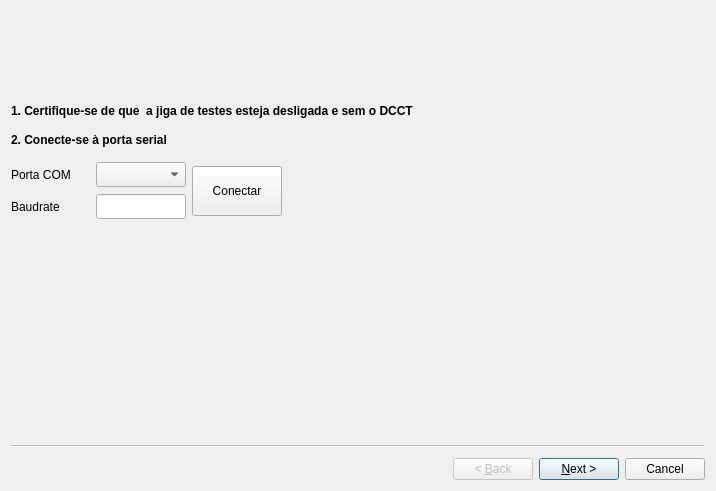
<?xml version="1.0" encoding="UTF-8"?>
<ui version="4.0">
 <class>Wizard</class>
 <widget class="QWizard" name="Wizard">
  <property name="geometry">
   <rect>
    <x>0</x>
    <y>0</y>
    <width>716</width>
    <height>491</height>
   </rect>
  </property>
  <property name="windowTitle">
   <string>Teste de DCCT</string>
  </property>
  <property name="wizardStyle">
   <enum>QWizard::ClassicStyle</enum>
  </property>
  <widget class="QWizardPage" name="PageIntro">
   <widget class="QLabel" name="label">
    <property name="geometry">
     <rect>
      <x>0</x>
      <y>80</y>
      <width>613</width>
      <height>40</height>
     </rect>
    </property>
    <property name="font">
     <font>
      <weight>75</weight>
      <bold>true</bold>
     </font>
    </property>
    <property name="text">
     <string>1. Certifique-se de que  a jiga de testes esteja desligada e sem o DCCT</string>
    </property>
   </widget>
   <widget class="QLabel" name="label_3">
    <property name="geometry">
     <rect>
      <x>0</x>
      <y>0</y>
      <width>70</width>
      <height>70</height>
     </rect>
    </property>
    <property name="maximumSize">
     <size>
      <width>70</width>
      <height>70</height>
     </size>
    </property>
    <property name="text">
     <string/>
    </property>
    <property name="pixmap">
     <pixmap>images/sirius_logo.jpeg</pixmap>
    </property>
   </widget>
   <widget class="QWidget" name="layoutWidget_2">
    <property name="geometry">
     <rect>
      <x>0</x>
      <y>150</y>
      <width>271</width>
      <height>60</height>
     </rect>
    </property>
    <layout class="QHBoxLayout" name="horizontalLayout_3">
     <item>
      <layout class="QGridLayout" name="gridLayout_2">
       <item row="0" column="0">
        <widget class="QLabel" name="label_16">
         <property name="text">
          <string>Porta COM</string>
         </property>
        </widget>
       </item>
       <item row="0" column="1">
        <widget class="QComboBox" name="comboComPort">
         <property name="minimumSize">
          <size>
           <width>90</width>
           <height>25</height>
          </size>
         </property>
         <property name="maximumSize">
          <size>
           <width>90</width>
           <height>25</height>
          </size>
         </property>
        </widget>
       </item>
       <item row="1" column="0">
        <widget class="QLabel" name="label_17">
         <property name="text">
          <string>Baudrate</string>
         </property>
        </widget>
       </item>
       <item row="1" column="1">
        <widget class="QLineEdit" name="leBaudrate">
         <property name="minimumSize">
          <size>
           <width>90</width>
           <height>25</height>
          </size>
         </property>
         <property name="maximumSize">
          <size>
           <width>90</width>
           <height>25</height>
          </size>
         </property>
        </widget>
       </item>
      </layout>
     </item>
     <item>
      <widget class="QPushButton" name="pbConnectSerialPort">
       <property name="minimumSize">
        <size>
         <width>90</width>
         <height>50</height>
        </size>
       </property>
       <property name="maximumSize">
        <size>
         <width>90</width>
         <height>50</height>
        </size>
       </property>
       <property name="text">
        <string>Conectar</string>
       </property>
      </widget>
     </item>
    </layout>
   </widget>
   <widget class="QLabel" name="label_18">
    <property name="geometry">
     <rect>
      <x>0</x>
      <y>120</y>
      <width>201</width>
      <height>17</height>
     </rect>
    </property>
    <property name="font">
     <font>
      <weight>75</weight>
      <bold>true</bold>
     </font>
    </property>
    <property name="text">
     <string>2. Conecte-se à porta serial</string>
    </property>
   </widget>
   <widget class="QLabel" name="label_9">
    <property name="geometry">
     <rect>
      <x>77</x>
      <y>1</y>
      <width>16</width>
      <height>16</height>
     </rect>
    </property>
    <property name="text">
     <string/>
    </property>
    <property name="pixmap">
     <pixmap>../../../../Downloads/cnpem_image.gif</pixmap>
    </property>
   </widget>
  </widget>
  <widget class="QWizardPage" name="PageSerialNumber">
   <widget class="QLabel" name="label_2">
    <property name="geometry">
     <rect>
      <x>0</x>
      <y>90</y>
      <width>401</width>
      <height>17</height>
     </rect>
    </property>
    <property name="font">
     <font>
      <weight>75</weight>
      <bold>true</bold>
     </font>
    </property>
    <property name="text">
     <string>3. Leia o número de série do DCCT utilizando a câmera</string>
    </property>
   </widget>
   <widget class="QLabel" name="label_20">
    <property name="geometry">
     <rect>
      <x>280</x>
      <y>280</y>
      <width>121</width>
      <height>17</height>
     </rect>
    </property>
    <property name="text">
     <string>Foto da Webcan?</string>
    </property>
   </widget>
   <widget class="QLabel" name="label_10">
    <property name="geometry">
     <rect>
      <x>0</x>
      <y>0</y>
      <width>70</width>
      <height>70</height>
     </rect>
    </property>
    <property name="maximumSize">
     <size>
      <width>70</width>
      <height>70</height>
     </size>
    </property>
    <property name="text">
     <string/>
    </property>
    <property name="pixmap">
     <pixmap>images/sirius_logo.jpeg</pixmap>
    </property>
   </widget>
   <widget class="QWidget" name="layoutWidget">
    <property name="geometry">
     <rect>
      <x>0</x>
      <y>120</y>
      <width>212</width>
      <height>93</height>
     </rect>
    </property>
    <layout class="QVBoxLayout" name="verticalLayout_3">
     <item>
      <layout class="QHBoxLayout" name="horizontalLayout">
       <item>
        <widget class="QPushButton" name="pbReadSerialNumber">
         <property name="minimumSize">
          <size>
           <width>90</width>
           <height>70</height>
          </size>
         </property>
         <property name="maximumSize">
          <size>
           <width>90</width>
           <height>70</height>
          </size>
         </property>
         <property name="sizeIncrement">
          <size>
           <width>90</width>
           <height>70</height>
          </size>
         </property>
         <property name="text">
          <string>Ler Serial</string>
         </property>
        </widget>
       </item>
       <item>
        <layout class="QVBoxLayout" name="verticalLayout">
         <item>
          <widget class="QLineEdit" name="leSerialNumber">
           <property name="enabled">
            <bool>true</bool>
           </property>
           <property name="minimumSize">
            <size>
             <width>110</width>
             <height>25</height>
            </size>
           </property>
           <property name="maximumSize">
            <size>
             <width>110</width>
             <height>25</height>
            </size>
           </property>
          </widget>
         </item>
         <item>
          <widget class="QCheckBox" name="cbEnableSerialNumberEdit">
           <property name="text">
            <string>Digitar</string>
           </property>
          </widget>
         </item>
        </layout>
       </item>
      </layout>
     </item>
     <item>
      <widget class="QLabel" name="lbReadSerialStatus">
       <property name="minimumSize">
        <size>
         <width>210</width>
         <height>10</height>
        </size>
       </property>
       <property name="maximumSize">
        <size>
         <width>210</width>
         <height>20</height>
        </size>
       </property>
       <property name="text">
        <string>ERRO. Digite Manualmente</string>
       </property>
      </widget>
     </item>
    </layout>
   </widget>
  </widget>
  <widget class="QWizardPage" name="PageConnectDCCT">
   <widget class="QWidget" name="layoutWidget">
    <property name="geometry">
     <rect>
      <x>0</x>
      <y>80</y>
      <width>219</width>
      <height>65</height>
     </rect>
    </property>
    <layout class="QVBoxLayout" name="verticalLayout_2">
     <item>
      <widget class="QLabel" name="label_4">
       <property name="font">
        <font>
         <weight>75</weight>
         <bold>true</bold>
        </font>
       </property>
       <property name="text">
        <string>4. Conecte o DCCT ao bastidor</string>
       </property>
      </widget>
     </item>
     <item>
      <widget class="QLabel" name="label_5">
       <property name="font">
        <font>
         <weight>75</weight>
         <bold>true</bold>
        </font>
       </property>
       <property name="text">
        <string>5. Ligue Jiga de Testes</string>
       </property>
      </widget>
     </item>
    </layout>
   </widget>
   <widget class="QLabel" name="label_11">
    <property name="geometry">
     <rect>
      <x>0</x>
      <y>0</y>
      <width>70</width>
      <height>70</height>
     </rect>
    </property>
    <property name="maximumSize">
     <size>
      <width>70</width>
      <height>70</height>
     </size>
    </property>
    <property name="text">
     <string/>
    </property>
    <property name="pixmap">
     <pixmap>images/sirius_logo.jpeg</pixmap>
    </property>
   </widget>
  </widget>
  <widget class="QWizardPage" name="PageConnectSerialPort">
   <widget class="QLabel" name="label_6">
    <property name="geometry">
     <rect>
      <x>0</x>
      <y>90</y>
      <width>241</width>
      <height>17</height>
     </rect>
    </property>
    <property name="font">
     <font>
      <weight>75</weight>
      <bold>true</bold>
     </font>
    </property>
    <property name="text">
     <string>6. Teste a conexão com o dispositivo</string>
    </property>
   </widget>
   <widget class="QLabel" name="label_12">
    <property name="geometry">
     <rect>
      <x>0</x>
      <y>0</y>
      <width>70</width>
      <height>70</height>
     </rect>
    </property>
    <property name="maximumSize">
     <size>
      <width>70</width>
      <height>70</height>
     </size>
    </property>
    <property name="text">
     <string/>
    </property>
    <property name="pixmap">
     <pixmap>images/sirius_logo.jpeg</pixmap>
    </property>
   </widget>
   <widget class="QWidget" name="layoutWidget">
    <property name="geometry">
     <rect>
      <x>10</x>
      <y>120</y>
      <width>208</width>
      <height>77</height>
     </rect>
    </property>
    <layout class="QHBoxLayout" name="horizontalLayout_2">
     <item>
      <widget class="QPushButton" name="pushButton">
       <property name="minimumSize">
        <size>
         <width>75</width>
         <height>75</height>
        </size>
       </property>
       <property name="maximumSize">
        <size>
         <width>75</width>
         <height>75</height>
        </size>
       </property>
       <property name="text">
        <string>Testar</string>
       </property>
      </widget>
     </item>
     <item>
      <layout class="QGridLayout" name="gridLayout_3">
       <item row="0" column="0">
        <widget class="QLabel" name="label_22">
         <property name="font">
          <font>
           <weight>75</weight>
           <bold>true</bold>
          </font>
         </property>
         <property name="text">
          <string>Comunicação:</string>
         </property>
        </widget>
       </item>
       <item row="0" column="1">
        <widget class="QLabel" name="lbStatusComunicacao">
         <property name="font">
          <font>
           <weight>75</weight>
           <bold>true</bold>
          </font>
         </property>
         <property name="text">
          <string>&lt;html&gt;&lt;head/&gt;&lt;body&gt;&lt;p&gt;&lt;span style=&quot; color:#ef2929;&quot;&gt;FALHA&lt;/span&gt;&lt;/p&gt;&lt;/body&gt;&lt;/html&gt;</string>
         </property>
        </widget>
       </item>
       <item row="1" column="0">
        <widget class="QLabel" name="label_24">
         <property name="font">
          <font>
           <weight>75</weight>
           <bold>true</bold>
          </font>
         </property>
         <property name="text">
          <string>Fonte Auxiliar:</string>
         </property>
        </widget>
       </item>
       <item row="1" column="1">
        <widget class="QLabel" name="lbStatusAuxSupply">
         <property name="font">
          <font>
           <weight>75</weight>
           <bold>true</bold>
          </font>
         </property>
         <property name="text">
          <string>&lt;html&gt;&lt;head/&gt;&lt;body&gt;&lt;p&gt;&lt;span style=&quot; color:#4e9a06;&quot;&gt;OK&lt;/span&gt;&lt;/p&gt;&lt;/body&gt;&lt;/html&gt;</string>
         </property>
        </widget>
       </item>
      </layout>
     </item>
    </layout>
   </widget>
  </widget>
  <widget class="QWizardPage" name="PageStartTest">
   <widget class="QTextEdit" name="textEdit">
    <property name="geometry">
     <rect>
      <x>0</x>
      <y>210</y>
      <width>701</width>
      <height>211</height>
     </rect>
    </property>
   </widget>
   <widget class="QLabel" name="label_21">
    <property name="geometry">
     <rect>
      <x>0</x>
      <y>90</y>
      <width>221</width>
      <height>17</height>
     </rect>
    </property>
    <property name="font">
     <font>
      <weight>75</weight>
      <bold>true</bold>
     </font>
    </property>
    <property name="text">
     <string>7. Iniciar Sequência de Testes</string>
    </property>
   </widget>
   <widget class="QWidget" name="layoutWidget">
    <property name="geometry">
     <rect>
      <x>0</x>
      <y>120</y>
      <width>353</width>
      <height>72</height>
     </rect>
    </property>
    <layout class="QHBoxLayout" name="horizontalLayout_5">
     <item>
      <widget class="QPushButton" name="pbStartTests">
       <property name="minimumSize">
        <size>
         <width>90</width>
         <height>70</height>
        </size>
       </property>
       <property name="maximumSize">
        <size>
         <width>90</width>
         <height>70</height>
        </size>
       </property>
       <property name="text">
        <string>Iniciar 
 Testes</string>
       </property>
      </widget>
     </item>
     <item>
      <layout class="QVBoxLayout" name="verticalLayout_4">
       <item>
        <widget class="QLabel" name="lbTestStatus">
         <property name="font">
          <font>
           <weight>75</weight>
           <bold>true</bold>
          </font>
         </property>
         <property name="text">
          <string>Teste Iniciado. Por Favor, Aguarde...</string>
         </property>
        </widget>
       </item>
       <item>
        <layout class="QHBoxLayout" name="horizontalLayout_4">
         <item>
          <widget class="QLabel" name="label_15">
           <property name="font">
            <font>
             <weight>75</weight>
             <bold>true</bold>
            </font>
           </property>
           <property name="text">
            <string>Resultado:</string>
           </property>
          </widget>
         </item>
         <item>
          <widget class="QLabel" name="lbTestResult">
           <property name="font">
            <font>
             <weight>75</weight>
             <bold>true</bold>
            </font>
           </property>
           <property name="text">
            <string>Aguarde...</string>
           </property>
          </widget>
         </item>
        </layout>
       </item>
      </layout>
     </item>
    </layout>
   </widget>
   <widget class="QLabel" name="label_13">
    <property name="geometry">
     <rect>
      <x>0</x>
      <y>0</y>
      <width>70</width>
      <height>70</height>
     </rect>
    </property>
    <property name="maximumSize">
     <size>
      <width>70</width>
      <height>70</height>
     </size>
    </property>
    <property name="text">
     <string/>
    </property>
    <property name="pixmap">
     <pixmap>images/sirius_logo.jpeg</pixmap>
    </property>
   </widget>
  </widget>
  <widget class="QWizardPage" name="PageSubmitReport">
   <widget class="QLabel" name="label_26">
    <property name="geometry">
     <rect>
      <x>0</x>
      <y>90</y>
      <width>221</width>
      <height>17</height>
     </rect>
    </property>
    <property name="font">
     <font>
      <weight>75</weight>
      <bold>true</bold>
     </font>
    </property>
    <property name="text">
     <string>8. Envio de relatório</string>
    </property>
   </widget>
   <widget class="QWidget" name="layoutWidget">
    <property name="geometry">
     <rect>
      <x>280</x>
      <y>180</y>
      <width>92</width>
      <height>95</height>
     </rect>
    </property>
    <layout class="QVBoxLayout" name="verticalLayout_5">
     <item>
      <widget class="QLabel" name="lbStatusSubmitRequest">
       <property name="font">
        <font>
         <weight>75</weight>
         <bold>true</bold>
        </font>
       </property>
       <property name="text">
        <string>Aguarde...</string>
       </property>
      </widget>
     </item>
    </layout>
   </widget>
   <widget class="QLabel" name="label_14">
    <property name="geometry">
     <rect>
      <x>0</x>
      <y>0</y>
      <width>70</width>
      <height>70</height>
     </rect>
    </property>
    <property name="maximumSize">
     <size>
      <width>70</width>
      <height>70</height>
     </size>
    </property>
    <property name="text">
     <string/>
    </property>
    <property name="pixmap">
     <pixmap>images/sirius_logo.jpeg</pixmap>
    </property>
   </widget>
  </widget>
 </widget>
 <resources/>
 <connections/>
</ui>
